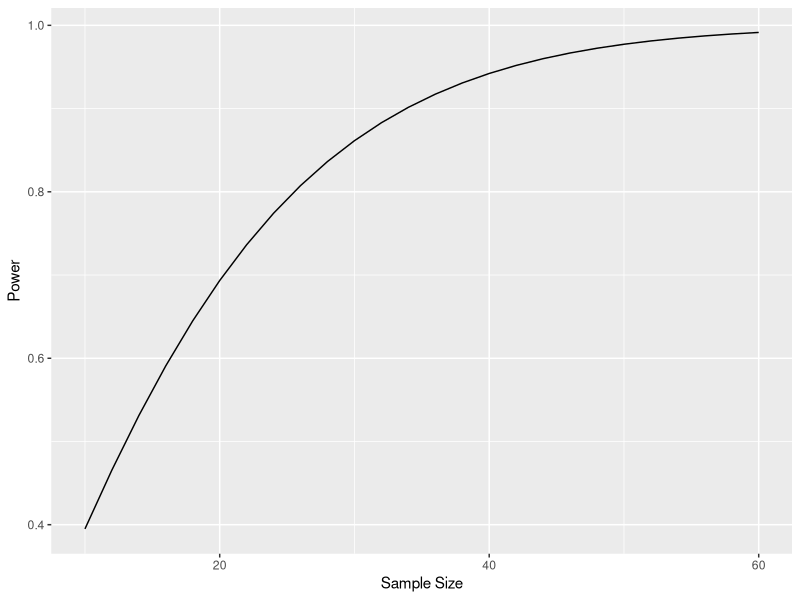
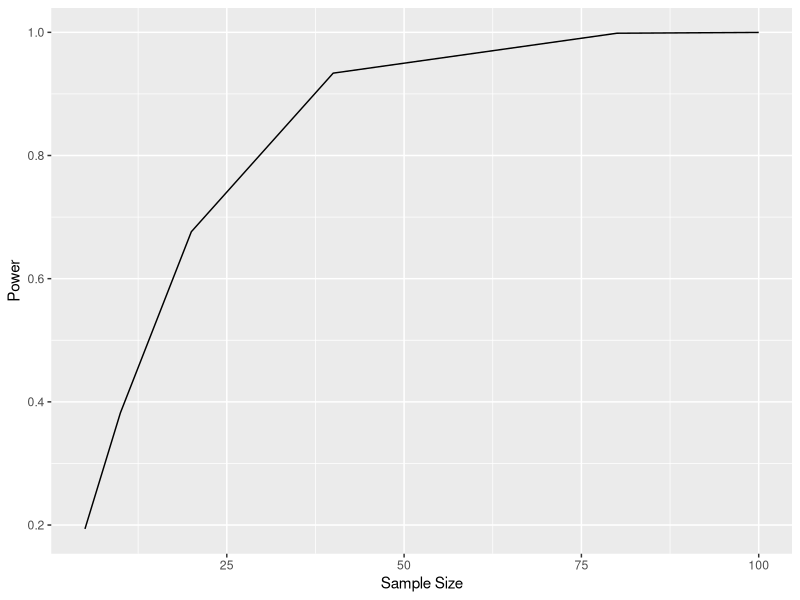

Write the R code that produced these figures, in order.
## ---- chunk 1
## Load relevant libraries

library(ggplot2)
library(dplyr)

## ---- chunk 2
power.t.test(n = 5,  # number of observations per group
             delta = 0.04,  # difference in means
             sd = 0.05,  # standard deviation
             sig.level = 0.05,  # the significance level
             type = "two.sample")  # the type of t-test
## ---- chunk 3
power.t.test(delta = 0.04,  # difference in means
             sd = 0.05,  # standard deviation
             sig.level = 0.05,  # the significance level
             type = "two.sample",  # the type of t-test
             power = 0.8) 
## ---- chunk 4
sample.size <- seq(from = 10, to = 60, by = 2)  # some sample sizes to test

power.test <- power.t.test(n = sample.size,
                           delta = 0.04,  # difference in means
                           sd = 0.05,  # standard deviation
                           sig.level = 0.05,  # the significance level
                           type = "two.sample")  # the type of t-test

power.test
## ---- chunk 5
ggplot() +
  geom_line(aes(x = sample.size,
                y = power.test$power)) +
  labs(x = "Sample Size",
       y = "Power")
## ---- chunk 6
power.t.test(n = 5,
             delta = 0.5,  # difference in means
             sd = 0.5,  # standard deviation
             sig.level = 0.05,  # the significance level
             type = "two.sample")  # the type of t-test
## ---- chunk 7
power.t.test(n = 5,
             delta = 0.5,  # difference in means
             sd = 0.5,  # standard deviation
             sig.level = 0.05,  # the significance level
             type = "paired")  # the type of t-test
## ---- chunk 8
group.means <- c(0.2, 0.18, 0.16)

power.anova.test(groups = length(group.means),  # number of groups
                 n = 26,  # number of observations per group
                 between.var = var(group.means),
                 within.var = 0.05^2)
## ---- chunk 9
sample.size <- 
  c(5, 10, 20, 40, 80, 100)  # set up a range of sample sizes to test across
## ---- chunk 10
barnacle.power.test <- power.t.test(n = sample.size,
                                    delta = 20, 
                                    sd = 25.5,
                                    sig.level = 0.05,
                                    type = "two.sample")

barnacle.power.test

ggplot() +
  geom_line(aes(x = sample.size,
                y = barnacle.power.test$power)) +
  labs(x = "Sample Size",
       y = "Power")
